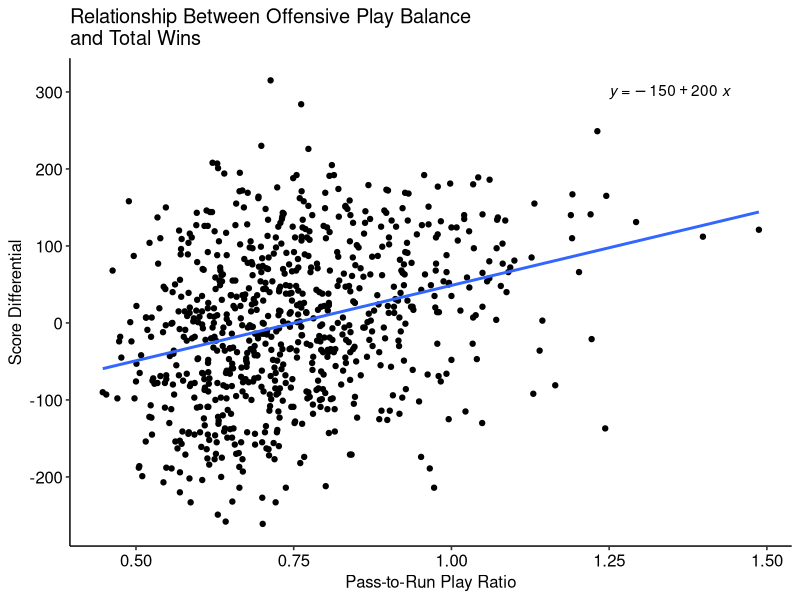
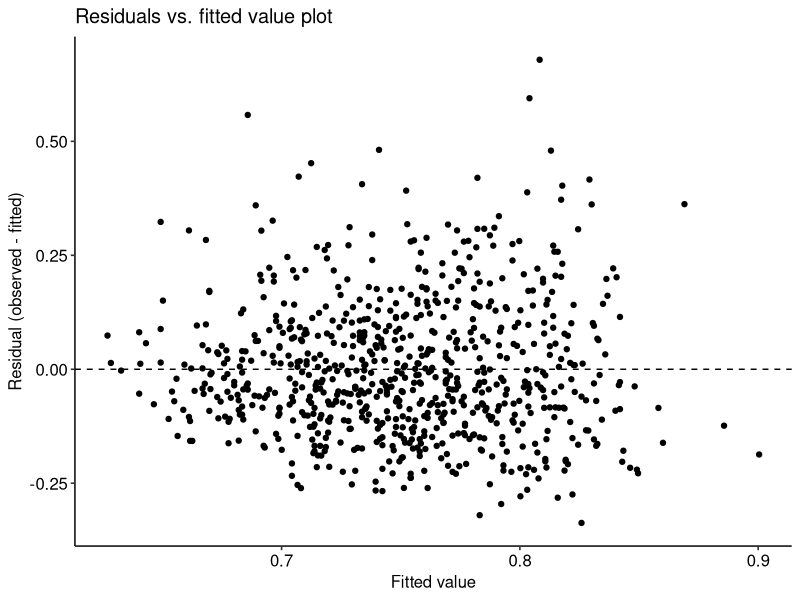

Reproduce these figures in R, in order.
## ---- chunk 1
#| include: false
#| warning: false
#| message: false
# load libraries
library(tidyverse)
library(palmerpenguins)
library(ggpubr)
library(patchwork)
## ---- chunk 2
#| echo: false
#| warning: false
#| message: false
#| fig-cap: "Scatter plot of pass/run play ratio (x-axis) and total wins (y-axis) with fitted linear regression model."

# read in nfl data
nfl_data <- read_csv("../data/nfl-team-statistics.csv")

# calculate offense and defense strength
nfl_data <- nfl_data |>
  mutate(
    offense_balance = offense_n_plays_run / offense_n_plays_pass
  )

# plot
ggplot(nfl_data, aes(x = offense_balance, y = score_differential)) +
  geom_point() +
  geom_smooth(method = "lm", se = FALSE) +
  stat_regline_equation(label.x = 1.25, label.y = 300) +
  theme_pubr() +
  ylab("Score Differential") +
  xlab("Pass-to-Run Play Ratio") +
  ggtitle("Relationship Between Offensive Play Balance\nand Total Wins")
## ---- chunk 3
#| echo: false
#| warning: false
#| message: false
lm_fit <- lm(offense_balance ~ score_differential, data = nfl_data)
## ---- chunk 4
#| echo: false
#| warning: false
#| message: false
#| fig-cap: "Scatter plot of fitted values (x-axis) and residuals (y-axis) for a simple linear regression with body mass (g) as the response and flipper length (mm) as the predictor."
plot_dat <- data.frame(
  resid = resid(lm_fit),
  fitted = fitted(lm_fit)
)
ggplot(plot_dat, aes(x = fitted, y = resid)) +
  geom_point() +
  geom_hline(yintercept = 0, linetype = "dashed") +
  theme_pubr() +
  ylab("Residual (observed - fitted)") +
  xlab("Fitted value") +
  ggtitle("Residuals vs. fitted value plot")
